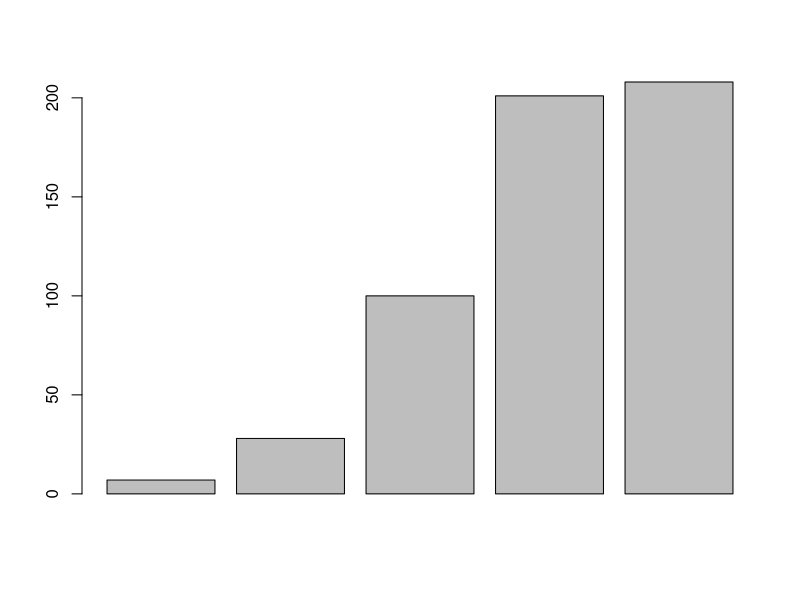

Reproduce this figure in R.
# Basic computation

# example 1
3*3

# example 2
3+3/3

# example 3
(3+3)/3

# example 4: Natural logarithm with base e=2.718282
log(10)

# example 5: exponential function
exp(2)

# example 6: 3 raised to the third power
3^3

# example 7: Square root
sqrt(9)

# example 8: Absolute value of 1-7
abs(1-7)


# R data types

# Numerics
x=3.5

# example 1
x

# example 2
sqrt(x)

# Integers

# example 1
x=3.33
y=as.integer(x)
y

# Logical

#example 1
x=1; y=2
z=x>y
z

#standard logical operations 

# example 1
x=TRUE; y=FALSE 
x & y

# example 2
x|y 

# example 3
!x

# Character
x="ATGAAA"
y="TTTTGA"

# example 1
x

# example 2
DNA = paste(x,y)
DNA

# Complex
x = 1 + 2i 

# example 1
x

#Vectors
x<-c(1,10,100)    

# example 1
x

# example 2
x*2

# example 3
sum(x)

# example 4: arithmatic
x<- c(1,10,100) 
y<- c(1,2,3) 

x * y

# example 5: characters
codons<-c("AUG", "UAU", "UGA") 
codons

# Simple Graphs
RNA_levels<-c(7, 28, 100, 201, 208)

# example 1: simple bar plot
barplot(RNA_levels)


# Exercises

# exercise 1
x=2
y=8

# sum
x+y

# difference
x-y

# product
x*y

# quotient
x/y

# exercise 2
x=3.5
y=5

x^5>y^4

# exercise 3
# vector
x<- c(211, 62, 108, 43, 129)
x

# sum of vector
sum(x)

# related frequency
x/sum(x)

# exercise 4
nucleotides<- c("A", "T", "C", "G")

sort(nucleotides)
